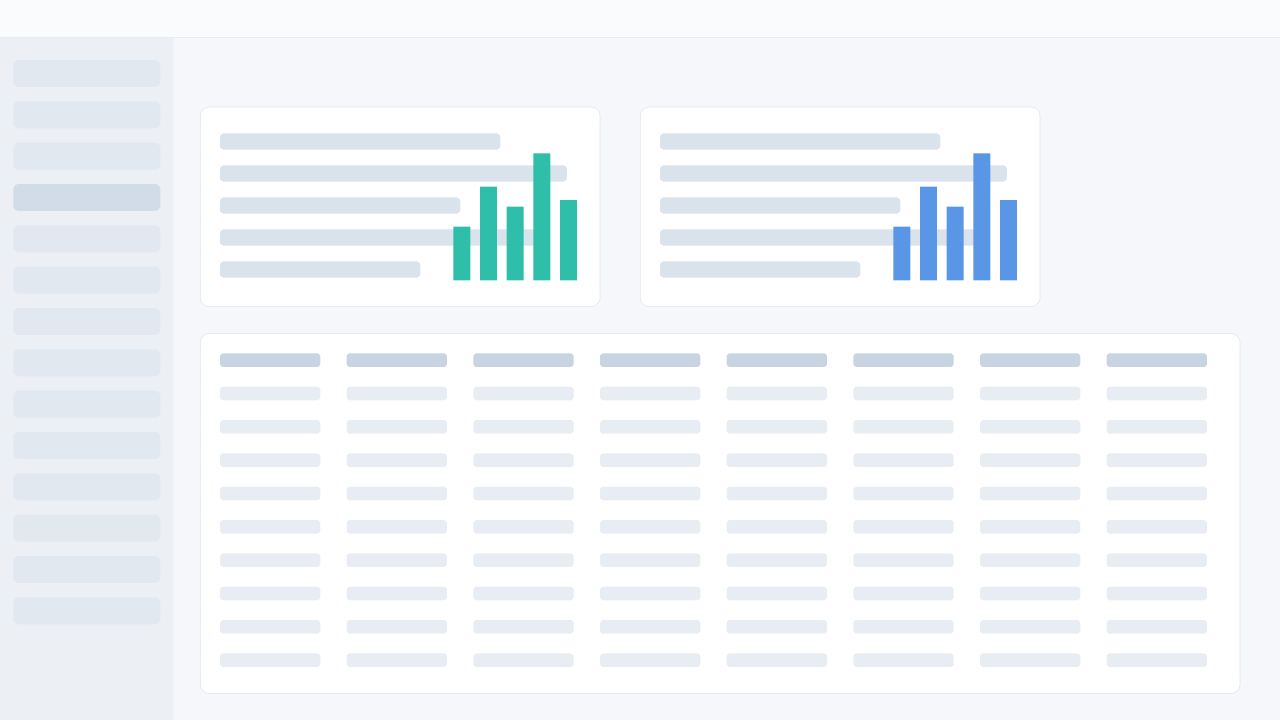
#> input picture templates/assets/ui-sample.png, 3840 x 2160 px (shown at 1/3 size)
$ python -i director.py   (imports and definitions only)
#> lines starting #> are read from the running program, lines starting #| are printed output that depends on the picture; after the words box and inside, x2 and y2 are one past the last pixel; in counts of white or black regions, pixels touching at a corner belong together
### scripts/suggest_rects.py
"""Suggest highlight rects for a screenshot: finds the cards, panels, charts and tables a viewer's eye goes to.

Usage: python suggest_rects.py shot.png [more.png …] [--base W H] [--n 4] [--preview DIR] [--json]
Prints, per image, up to N rects (each ≤ a quarter of the screen: a box around everything highlights nothing) [x, y, w, h] in BASE units (the coordinates film.json uses), in reading
order, numbered 1…N. --preview writes <DIR>/<image>.rects.jpg with the numbered boxes drawn on the shot:
look at it, then copy the rect of the region each feature point talks about into "points[i].rect".
Base default = the intake rule: captures ≥ 2400 px wide are 2× (base = size / 2), else 1×.

How: edges → dilated into blobs → connected components at two scales → boxes that are neither tiny nor most of
the screen → the best non-overlapping ones (edge-rich, medium-sized). Pure numpy + Pillow. It finds structure,
not meaning: if the point is about a button, a box around its card is right; a box around a blank area is not.
"""
import argparse
import json
from collections import deque
from pathlib import Path

import numpy as np
from PIL import Image, ImageDraw

W = 480   # working width


def default_base(w, h):
    s = 2 if w >= 2400 else 1
    if w / h < 0.75: s = 3 if w >= 1000 else (2 if w >= 700 else 1)   # phone capture (same rule as intake.py)
    return [round(w / s), round(h / s)]


def components(mask):
    """Bounding boxes [x0, y0, x1, y1, pixels] of 4-connected True regions."""
    h, w = mask.shape
    seen = np.zeros_like(mask, bool)
    out = []
    ys, xs = np.nonzero(mask)
    for y, x in zip(ys, xs):
        if seen[y, x]: continue
        q = deque([(y, x)]); seen[y, x] = True
        x0 = x1 = x; y0 = y1 = y; n = 0
        while q:
            cy, cx = q.popleft(); n += 1
            x0, x1, y0, y1 = min(x0, cx), max(x1, cx), min(y0, cy), max(y1, cy)
            for ny, nx in ((cy - 1, cx), (cy + 1, cx), (cy, cx - 1), (cy, cx + 1)):
                if 0 <= ny < h and 0 <= nx < w and mask[ny, nx] and not seen[ny, nx]:
                    seen[ny, nx] = True; q.append((ny, nx))
        out.append([x0, y0, x1 + 1, y1 + 1, n])
    return out


def dilate(m, r):
    out = m.copy()
    for dy in range(-r, r + 1):
        for dx in range(-r, r + 1):
            out |= np.roll(np.roll(m, dy, 0), dx, 1)
    return out


def iou(a, b):
    ix = max(0, min(a[2], b[2]) - max(a[0], b[0])); iy = max(0, min(a[3], b[3]) - max(a[1], b[1]))
    inter = ix * iy
    return inter / ((a[2] - a[0]) * (a[3] - a[1]) + (b[2] - b[0]) * (b[3] - b[1]) - inter + 1e-9)


def inside(a, b, tol=0.9):
    """True if most of a lies inside b."""
    ix = max(0, min(a[2], b[2]) - max(a[0], b[0])); iy = max(0, min(a[3], b[3]) - max(a[1], b[1]))
    return ix * iy >= tol * (a[2] - a[0]) * (a[3] - a[1])


def is_chart(path, base=None):
    """True when the image is a chart (sparse marks): it gets no highlight boxes."""
    return not suggest(path, base, 2)[1]


# [15 lines left out: function modal_crop, not called in this run]


def suggest(path, base=None, n=4):
    im = Image.open(path).convert('L')
    bw, bh = base or default_base(*im.size)
    H = max(1, round(W * im.size[1] / im.size[0]))
    g = np.asarray(im.resize((W, H), Image.BILINEAR)).astype(float)
    e = np.zeros_like(g)
    e[:, 1:] = np.maximum(e[:, 1:], np.abs(np.diff(g, axis=1)))
    e[1:, :] = np.maximum(e[1:, :], np.abs(np.diff(g, axis=0)))
    edge = e > 3
    edge[:2, :] = edge[-2:, :] = False; edge[:, :2] = edge[:, -2:] = False   # screen border is not content
    dmask = None
    # a dialog on a dimmed page: only the dialog counts (the dimmed panels behind it are not what the point is about)
    bright = g > 236
    rows, cols = np.where(bright.mean(1) > 0.25)[0], np.where(bright.mean(0) > 0.25)[0]
    if len(rows) and len(cols):
        my0, my1, mx0, mx1 = rows.min(), rows.max() + 1, cols.min(), cols.max() + 1
        inner = g[my0:my1, mx0:mx1].mean()
        outside = np.concatenate([g[:my0].ravel(), g[my1:].ravel(), g[:, :mx0].ravel(), g[:, mx1:].ravel()])
        floats = my0 > 0.02 * H and my1 < 0.98 * H and mx0 > 0.02 * W and mx1 < 0.98 * W   # a dialog has a margin on all four sides
        if floats and (my1 - my0) * (mx1 - mx0) < 0.8 * W * H and len(outside) and outside.mean() < inner - 25:
            m = np.zeros_like(edge); m[my0 + max(3, (my1 - my0) // 12):my1 - 3, mx0 + 3:mx1 - 3] = True; edge &= m; dmask = m   # skip the dialog's toolbar row
    area = W * H

    def spread(x0, y0, x1, y1, k=6):
        """Share of a k×k grid of cells in the box that hold any mark: a box around one icon in empty space scores low."""
        ys, xs = np.linspace(y0, y1, k + 1).astype(int), np.linspace(x0, x1, k + 1).astype(int)
        return np.mean([edge[ys[i]:max(ys[i] + 1, ys[i + 1]), xs[j]:max(xs[j] + 1, xs[j + 1])].any() for i in range(k) for j in range(k)])

    def pick(radii, lo, hi):
        cands = []
        for r in radii:
            for x0, y0, x1, y1, _ in components(dilate(edge, r)):
                bw_, bh_ = x1 - x0, y1 - y0
                fr = bw_ * bh_ / area
                if not (lo <= fr <= hi) or bw_ < 24 or bh_ < 16 or bw_ / bh_ > 9 or bh_ / bw_ > 6: continue
                if spread(x0, y0, x1, y1) < 0.45: continue
                cands.append([x0, y0, x1, y1, edge[y0:y1, x0:x1].mean() * fr ** 0.35])
        cands.sort(key=lambda c: -c[4])
        out = []
        for c in cands:
            if any(iou(c, p) > 0.15 or inside(c, p) or inside(p, c) for p in out): continue
            out.append(c)
            if len(out) >= n: break
        return out

    want, n = n, max(n, 2)   # the chart test needs two regions, whatever was asked for
    picked = pick((2, 5), 0.015, 0.25)
    # a dense light UI: faint card borders and shadows join every panel into one region at the fine threshold; at
    # stricter thresholds the panels separate. Tried only when the fine pass found fewer than two regions.
    for th, radii in ((8, (3, 5, 8)), (16, (3, 5, 8))):
        if len(picked) >= 2: break
        edge = e > th
        edge[:2, :] = edge[-2:, :] = False; edge[:, :2] = edge[:, -2:] = False
        if dmask is not None: edge &= dmask
        picked = pick(radii, 0.015, 0.3)
    if len(picked) < 2:   # a chart (sparse marks on white): no boxes. Blind critics read ellipses on chart space as noise;
        return [bw, bh], []   # the chart is the image, the points stay as on-screen labels
    picked = picked[:want]
    picked.sort(key=lambda c: (round(c[1] / (H / 6)), c[0]))   # reading order: rows, then left → right
    sx, sy = bw / W, bh / H
    pad = 8
    rects = []
    for x0, y0, x1, y1, _ in picked:
        x, y = max(0, round(x0 * sx) - pad), max(0, round(y0 * sy) - pad)
        rects.append([x, y, min(bw - x, round((x1 - x0) * sx) + 2 * pad), min(bh - y, round((y1 - y0) * sy) + 2 * pad)])
    return [bw, bh], rects


# [15 lines left out: function preview, not called in this run]


# [17 lines that do not run on import are left out]

### scripts/director.py
"""The director: reads the materials, then designs every scene's frame, camera move and cut — before anything is made.

Usage:
  python3 scripts/director.py film.json            → prints the shot plan (storyboard) with the reason for each choice
  (autofilm.py writes the plan into film.json and treatment.md §6; make_film.py --stage check re-checks it)

What it looks at, per picture (cached): what it is (screen, chart, photo, cut-out), how dense it is, which side is busy
and which is quiet, where the subject sits, how bright it is; per scene: how many boxed points there are and where the
boxes sit, how many items, whether crops are labelled; per film: the motion language (its palette), chapters, the hero,
and what the last scenes already used. Every choice carries a "why" so a person can read the storyboard and overrule it.
A scene's own "layout" / "camera" / "cut" / "motion" in film.json always wins.
"""
import json
import re
import sys
from pathlib import Path

HERE = Path(__file__).resolve().parent
TPL = HERE.parent / 'templates'

MOTIONS = ['cinematic-3d', 'precision-data', 'kinetic-launch', 'gentle-story', 'playful-pop', 'editorial-type']
CUT_TYPES = ['style', 'whip', 'push', 'slide-up', 'wipe', 'iris', 'zoom', 'blur', 'dip', 'doors', 'light', 'rack']
CAMERAS = ['none', 'orbit', 'punch', 'dolly', 'sway', 'push', 'pull', 'pan-l', 'pan-r', 'crane', 'tilt', 'arc', 'vertigo', 'handheld', 'reveal']
LAYOUTS = {   # per scene type: the layouts the scene library draws (templates/patterns.js, library.js)
    'feature': ['center', 'split', 'split-r', 'full', 'soft', 'stickers', 'editorial'],
    'photo': ['left', 'right', 'bottom', 'center', 'split'], 'footage': ['left', 'right', 'bottom', 'center', 'split'], 'gallery': ['coverflow', 'grid', 'strip'],
    'carousel': ['menu', 'stack'], 'detail': ['macro', 'split'],
}
LIST_LAYOUTS = ('split', 'split-r', 'editorial')
FEATURE_W = {'center': 1320, 'split': 1120, 'split-r': 1120, 'full': 1400, 'soft': 1120, 'stickers': 1180, 'editorial': 1000}
# per motion language: the layouts, camera moves and cuts that keep the film's grammar while letting each scene find its
# own frame. First = the language's signature; later ones are the variations, in order of preference.
SHOT_PALETTE = {
    'cinematic-3d':   {'feature': ['center', 'split', 'split-r', 'full'], 'camera': ['orbit', 'push', 'arc', 'crane', 'vertigo', 'pull'], 'cuts': ['push', 'zoom', 'rack', 'iris', 'doors', 'slide-up']},
    'precision-data': {'feature': ['split', 'split-r', 'center', 'full'], 'camera': ['none', 'push', 'pan-l', 'pan-r', 'pull', 'reveal'], 'cuts': ['wipe', 'slide-up', 'rack', 'push', 'doors', 'zoom']},
    'kinetic-launch': {'feature': ['full', 'center', 'split-r', 'split'], 'camera': ['punch', 'push', 'pan-l', 'pan-r', 'vertigo'], 'cuts': ['whip', 'zoom', 'slide-up', 'doors', 'push', 'light']},
    'gentle-story':   {'feature': ['soft', 'split', 'center', 'split-r'], 'camera': ['dolly', 'handheld', 'crane', 'pan-l', 'pan-r', 'reveal', 'pull'], 'cuts': ['blur', 'light', 'dip', 'rack', 'wipe', 'zoom']},
    'playful-pop':    {'feature': ['stickers', 'center', 'full', 'split-r'], 'camera': ['sway', 'push', 'arc', 'punch', 'handheld'], 'cuts': ['whip', 'iris', 'slide-up', 'doors', 'zoom', 'light']},
    'editorial-type': {'feature': ['editorial', 'split', 'split-r', 'full'], 'camera': ['none', 'pan-l', 'pan-r', 'push', 'reveal'], 'cuts': ['wipe', 'slide-up', 'doors', 'dip', 'push', 'rack']},
}
VARIETY = {'calm': 2, 'balanced': 3, 'rich': 9}   # how many palette entries the director may use
MEDIA_EXT = ('.png', '.jpg', '.jpeg', '.webp')


# [4 lines left out: function style_motion, not called in this run]


_CACHE = {}


def analyze(path):
    """What a picture is and where its weight sits. None if it cannot be read (a clip, a missing file)."""
#> called with path = '../templates/assets/ui-sample.png'
    path = Path(path)
    if path in _CACHE: return _CACHE[path]
    out = None
    try:
        import numpy as np
        from PIL import Image
        im = Image.open(path)
#> im is the input picture: PIL image 3840x2160 RGB; mean R, G, B 241.3, 245.2, 248.6
        w, h = im.size
#> w = 3840; h = 2160
        rgba = np.asarray(im.convert('RGBA').resize((192, max(1, round(192 * h / w)))))
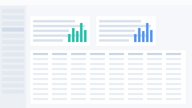
#> rgba: shape (108, 192, 4); mean R, G, B, A 241.2, 245.1, 248.5, 255
        alpha = rgba[..., 3] > 200
#> alpha: shape (108, 192) bool; every value is 1
        g = np.asarray(Image.fromarray(rgba[..., :3]).convert('L')).astype(float)
        e = np.zeros_like(g)
        e[:, 1:] = np.abs(np.diff(g, axis=1)); e[1:, :] = np.maximum(e[1:, :], np.abs(np.diff(g, axis=0)))
#> after `e[:, 1:] = np.abs(np.diff(g, axis=1))`:
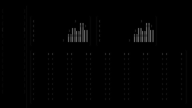
#> e: shape (108, 192) float64; min 0, max 101, mean 2
#> after `e[1:, :] = np.maximum(e[1:, :], np.abs(np.diff(g, axis=0)))`:
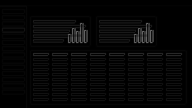
#> e: shape (108, 192) float64; min 0, max 101, mean 6.1
        e[~alpha] = 0
        H, W = e.shape
#> H = 108; W = 192
        tot = e.sum() + 1e-9
#> tot = 126598
        ys, xs = np.mgrid[0:H, 0:W]
        third = lambda a: a.sum() / tot
        out = {
            'size': [w, h], 'aspect': w / h, 'cutout': bool(0.15 < alpha.mean() < 0.9),
            'density': float((e > 14).mean()), 'bright': float(g[alpha].mean() / 255) if alpha.any() else 0.5,
            'sx': float((xs * e).sum() / tot / W), 'sy': float((ys * e).sum() / tot / H),   # where the detail (the subject) sits, 0–1
            'left': float(third(e[:, :W // 3])), 'right': float(third(e[:, -W // 3:])), 'bottom': float(third(e[-H // 3:, :])),
        }
        try:
            sys.path.insert(0, str(HERE)); import suggest_rects
            out['chart'] = bool(suggest_rects.is_chart(path))
#> in suggest, `g = np.asarray(im.resize((W, H), Image.BILINEAR)).astype(float)`:
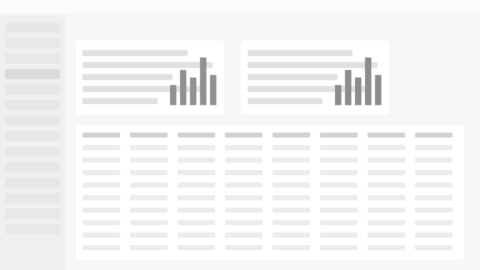
#> g: shape (270, 480) float64; min 141, max 255, mean 244.5
#> in suggest, `e[1:, :] = np.maximum(e[1:, :], np.abs(np.diff(g, axis=0)))`:
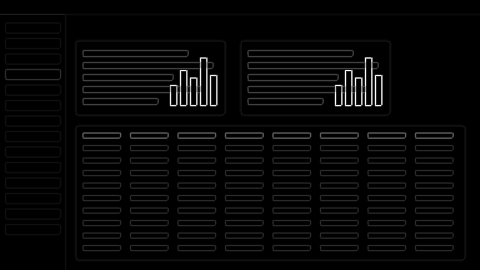
#> e: shape (270, 480) float64; min 0, max 86, mean 2.5; drawn with min black and max white
#> in suggest, `edge = e > 3`:
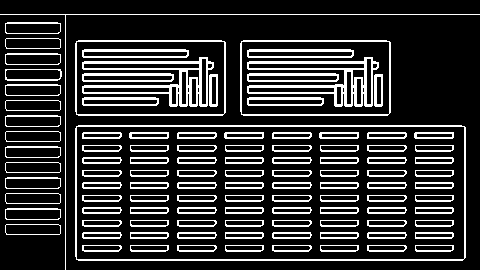
#> edge: shape (270, 480) bool; 19.5% white in thin lines or dots
#> in suggest, `edge[:2, :] = edge[-2:, :] = False`: edge: shape (270, 480) bool; 19.5% white in thin lines or dots
#> in suggest, `edge[:, :2] = edge[:, -2:] = False`: edge: shape (270, 480) bool; 19.5% white in thin lines or dots
#> in suggest, `bright = g > 236`:
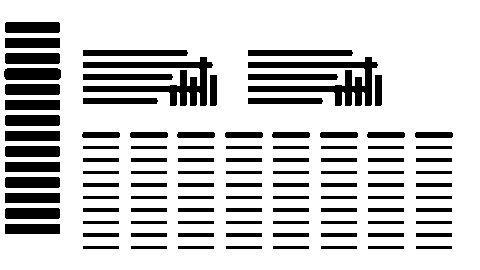
#> bright: shape (270, 480) bool; 79.1% white; 104 black regions, largest, box (x1, y1, x2, y2) and area: (83, 57, 213, 106) 2256, (248, 57, 378, 106) 2256, (4, 68, 61, 80) 668
#> in suggest, `rows, cols = np.where(bright.mean(1) > 0.25)[0], np.where(bright.mean(..`: rows = 270 values from 0 to 269; cols = 480 values from 0 to 479
#> in suggest, `my0, my1, mx0, mx1 = rows.min(), rows.max() + 1, cols.min(), cols.max(..`: my0 = 0; my1 = 270; mx0 = 0; mx1 = 480
#> in suggest, `inner = g[my0:my1, mx0:mx1].mean()`: inner = 244.5
#> in suggest, `outside = np.concatenate([g[:my0].ravel(), g[my1:].ravel(), g[:, :mx0]..`: outside = empty array
#> in suggest, `floats = my0 > 0.02 * H and my1 < 0.98 * H and mx0 > 0.02 * W and mx1 ..`: floats = False
#> the loop in pick, `for r in radii:` made 2 passes
#> after the loop in pick, `for r in radii:`: cands = [[73, 38, 228, 118, 0.153], [238, 38, 393, 118, 0.153], [80, 47, 220, 109, 0.154], [245, 47, 385, 109, 0.154]]
#> the loop in pick, `for c in cands:` made 2 passes
#> c on pass 2: [245, 47, 385, 109, 0.154]
#> after the loop in pick, `for c in cands:`: out = [[80, 47, 220, 109, 0.154], [245, 47, 385, 109, 0.154]]
#> in suggest, `picked = pick((2, 5), 0.015, 0.25)`: picked has the same summary as out in pick
#> the loop in suggest, `for x0, y0, x1, y1, _ in picked:` made 2 passes
#> (x0, y0, x1, y1, x, y) on passes 1 to 2: (80, 47, 220, 109, 312, 180), (245, 47, 385, 109, 972, 180)
#> after the loop in suggest, `for x0, y0, x1, y1, _ in picked:`: rects = [[312, 180, 576, 264], [972, 180, 576, 264]]
        except Exception:
            out['chart'] = False
    except Exception:
        out = None
    _CACHE[path] = out
    return out


def _media(sc):
    m = sc.get('media') if isinstance(sc.get('media'), str) else (sc.get('image') if isinstance(sc.get('image'), str) else None)
    return m if m and m.lower().endswith(MEDIA_EXT) else None


# [149 lines left out: function plan_shots, not called in this run]


SIZE_NAMES = {'ECU': '大特写', 'CU': '特写', 'MS': '中景', 'WS': '全景'}


# [47 lines left out: functions shot_size, shot_table, apply, not called in this run]


# [6 lines not run here, left out]


# ---------------------------------------------------------------- shot wishlist (for the user or a real crew)
SOFTWARE = {'software-saas', 'developer-ai', 'science-data', 'finance-fintech', 'mobile-consumer-app'}
SPECS = ('4K (3840×2160) or more, 30 fps (60 fps for slow motion), shutter about 1/60 (double the frame rate), locked exposure '
         'and white balance, a neutral or log profile; stills as RAW or best-quality JPEG; a transparent PNG for every cut-out')


# [142 lines left out: functions wishlist, rect_of, regions_for, find_region, named_panels, resolve_rects and 1 more, not called in this run]

>>> result = analyze('../templates/assets/ui-sample.png')
#> result = 11 items
